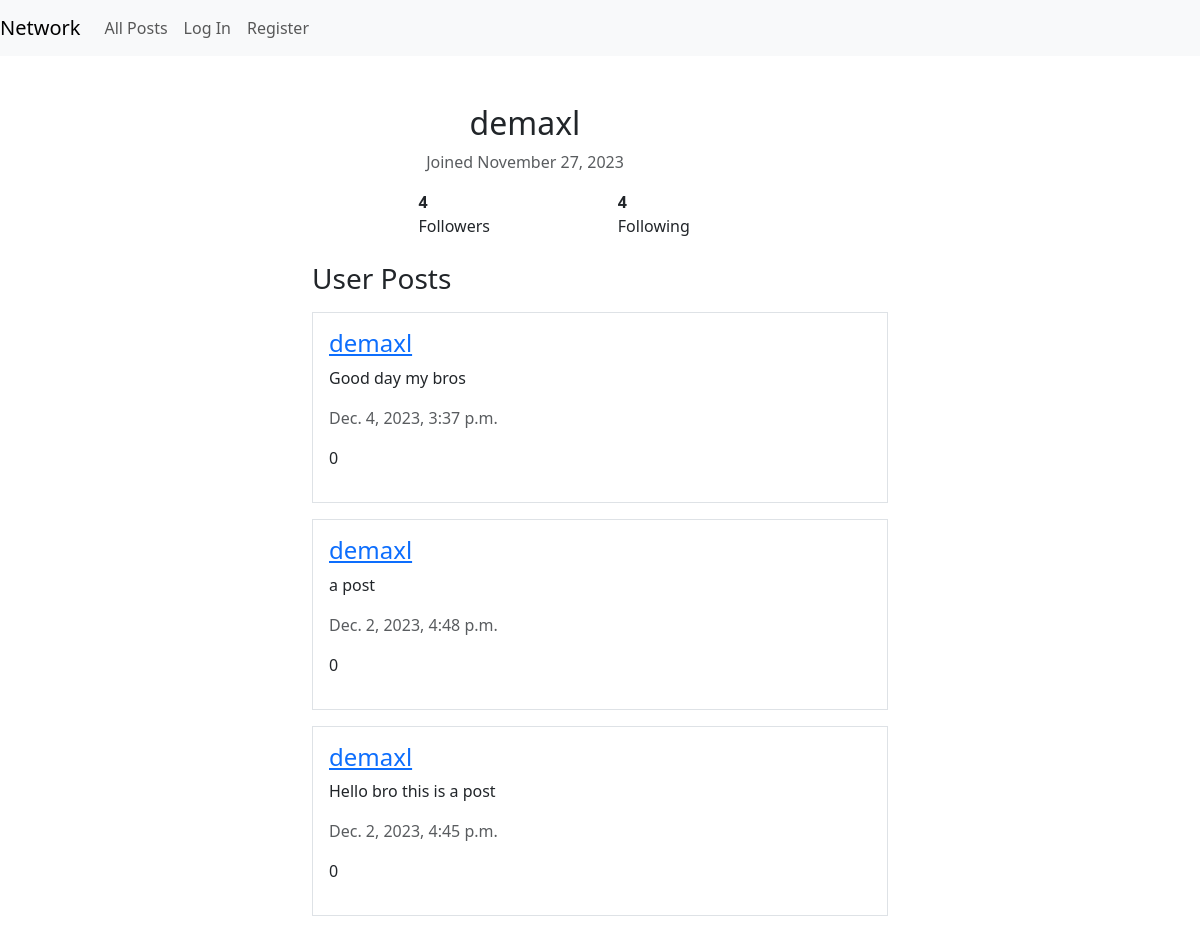
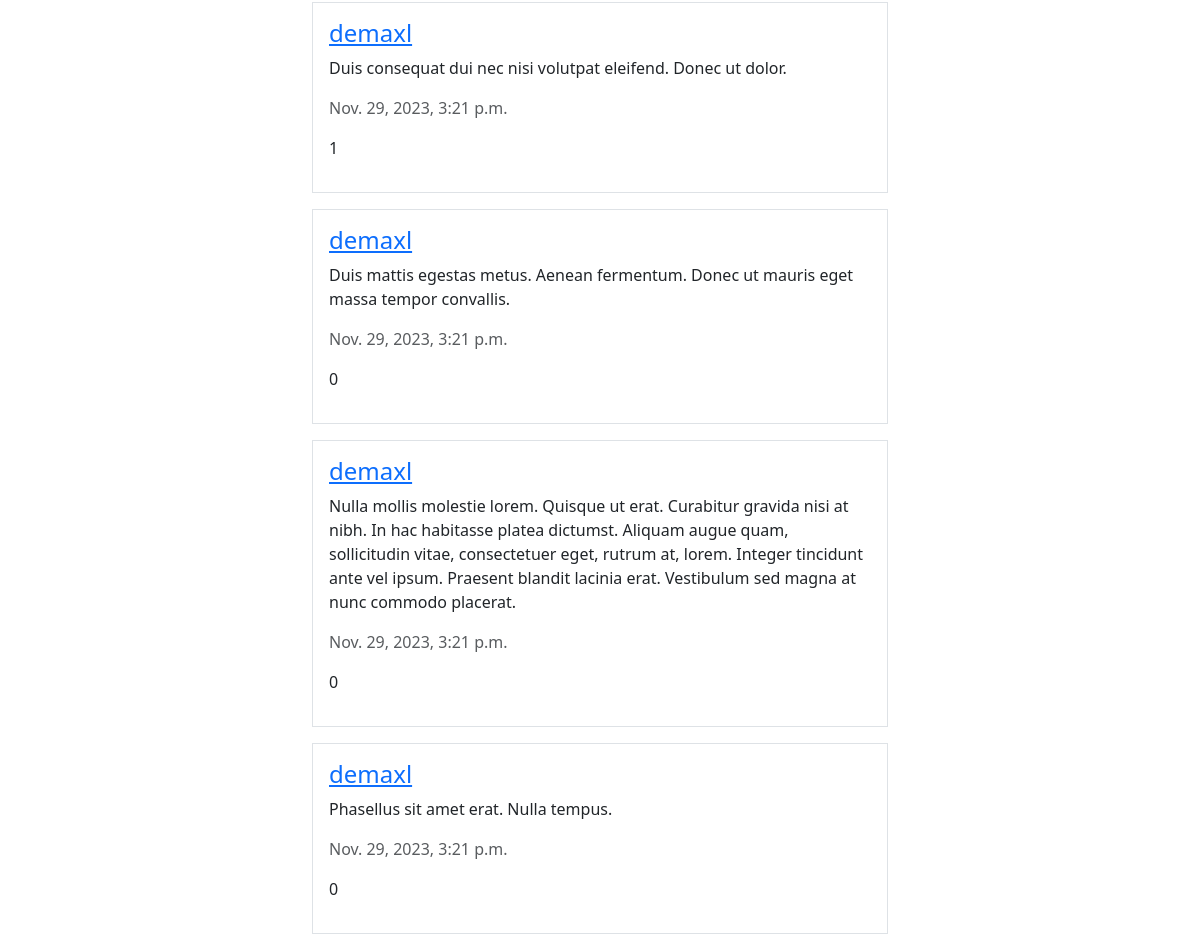
The app's page /users/demaxl/ (upper part), older data (2 pictures, top to bottom).
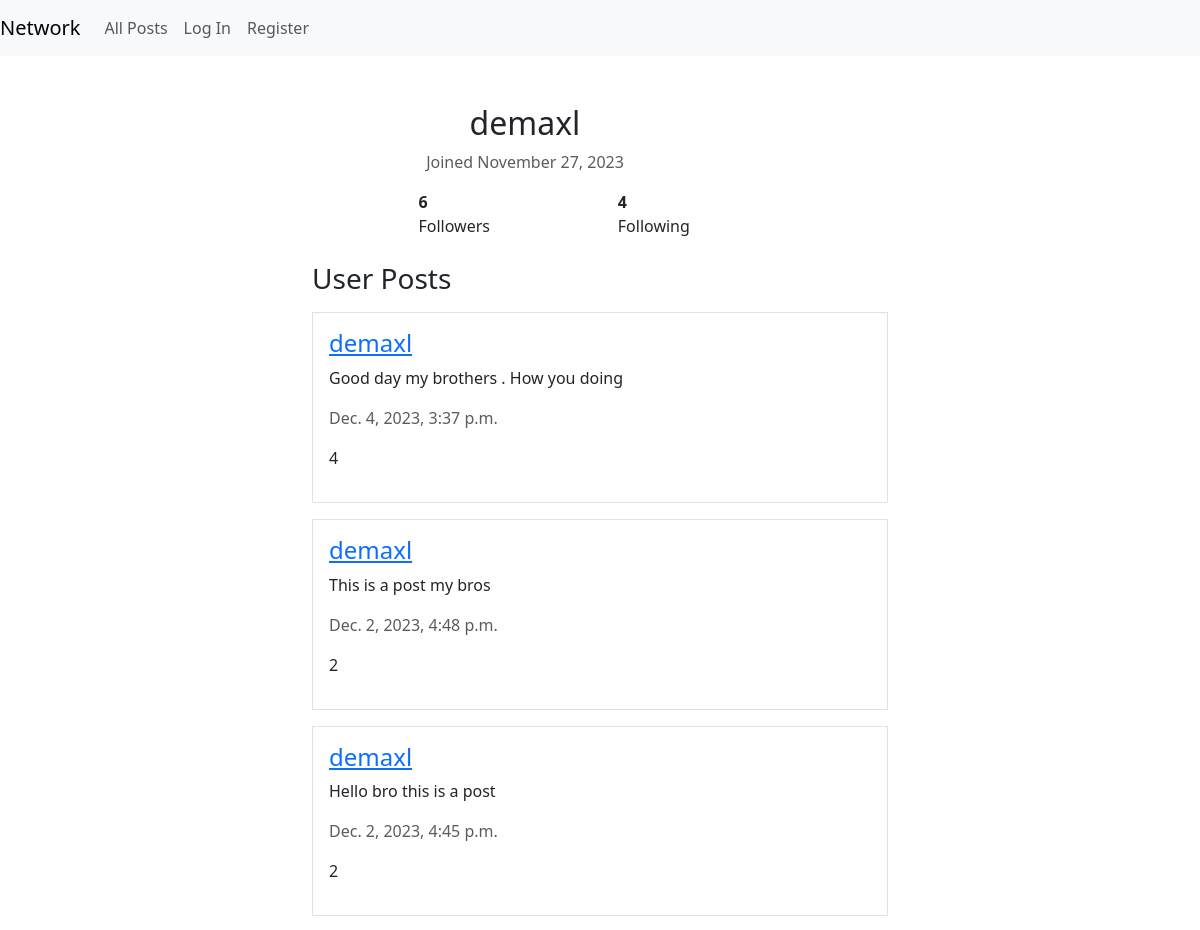
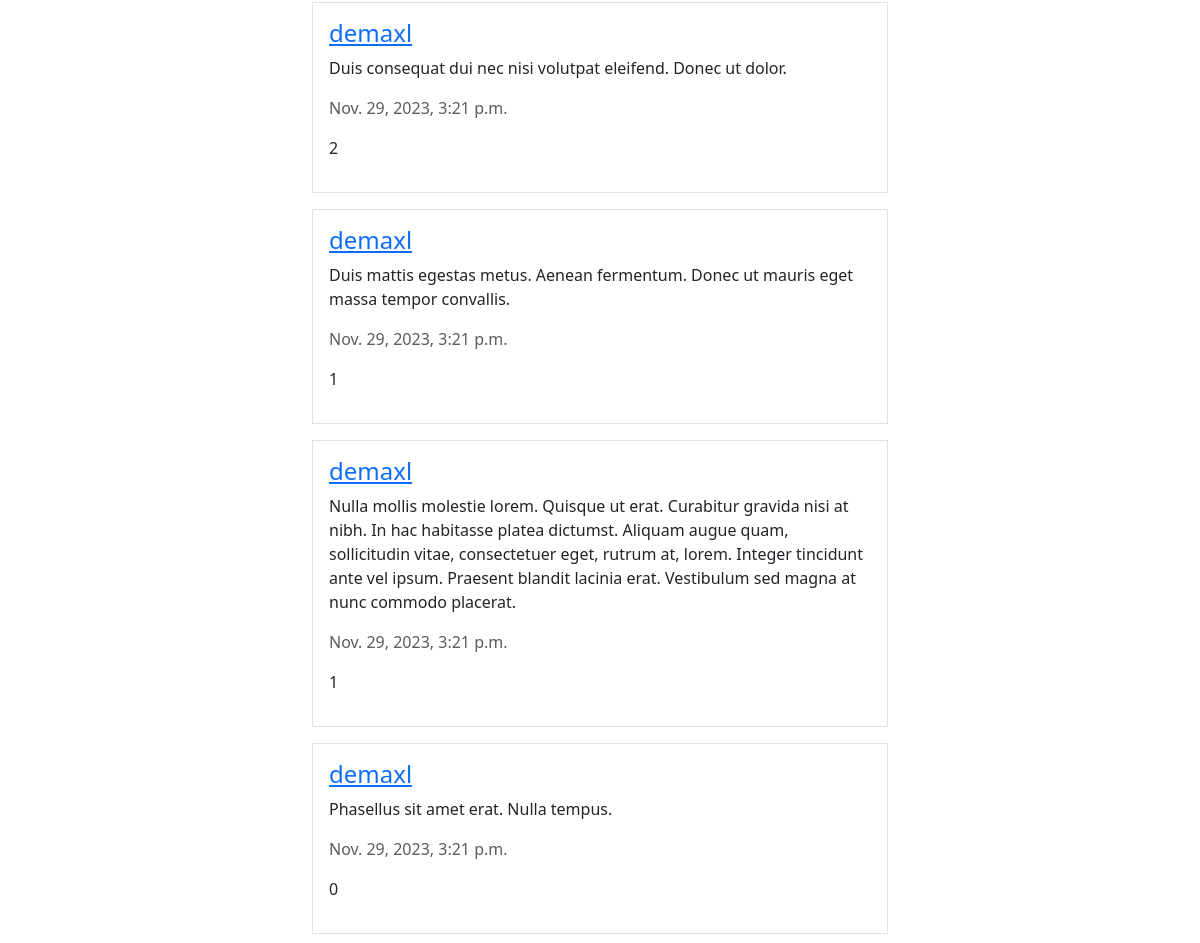
The same page, newer data (2 pictures, top to bottom).
### network/models.py (models this page shows, shortened)
class User(AbstractUser):
    def follow(self, user):
        Follow.objects.create(follower=self, following=user)

class Post(models.Model):
    poster = models.ForeignKey(User, on_delete=models.CASCADE, related_name="posts")
    body = models.TextField(max_length=1000)
    date_time = models.DateTimeField(auto_now_add=True)
    likes = models.ManyToManyField(User, related_name="liked_posts", blank=True)

### network/views.py (the view)
# urls.py: path("users/<str:username>/", views.profile_view, name="profile"),
def profile_view(request, username):
    user = get_object_or_404(User, username=username)
    return render(request, "network/profile.html", {
        "object": user,
        "page_obj": paginate(request, Post.objects.filter(poster=user).order_by("-date_time")),
        "is_following": request.user.is_following(user) if request.user.is_authenticated else False
    })

### network/views.py (called while the page is built)
def paginate(request, queryset):
    p = Paginator(queryset, 10)
    page_num = request.GET.get("page", 1)
    page_obj = p.get_page(page_num)
    return page_obj

### network/templates/network/profile.html (shortened to what this page needs)
{% extends "network/layout.html" %}
{% block body %}
<div class="container mt-5 mx-auto w-50">
    <div class="row">
        <div class="col-md-9">
            <h2 class="text-center">{{ object.username }}</h2>
            <p class="text-muted text-center">Joined {{ object.date_joined|date:"F d, Y" }}</p>
            <div class="d-flex mx-auto w-50" style="gap:60%">
                <div><strong id="follower-count">{{ object.followers.count }}</strong> Followers</div>
                <div><strong>{{ object.following.count }}</strong> Following</div>
            </div>
        </div>
    </div>
    <div class="row mt-4">
        <div class="col-md-12">
            <h3>User Posts</h3>
            {% for post in page_obj %}
                {% with post=post user=user counter=forloop.counter %}
                    {% include "network/post.html" with post=post user=user counter=counter %}
                {% endwith %}
            {% endfor %}
        </div>
    </div>
</div>
{% endblock body %}

### network/templates/network/post.html (shortened to what this page needs)
<div class="border my-3 p-3 post-container" data-post-id={{post.id}} id="post-{{ post.id }}">
    <h4 class="post-poster"><a href="{% url 'profile' post.poster %}">{{ post.poster }}</a></h4>
    <p class='post-body'>{{ post.body}} </p>
    <p class="text-muted">{{ post.date_time }}</p>
    <p>
        {{ post.likes.count }}
    </p>
</div>

Row changes from the older to the newer data that the page shows:
changed User "demaxl": followers.count "4" → "6"
changed Post: body "Good day my bros" → "Good day my brothers . How you doing"; likes.count "0" → "4"
changed Post: body "a post" → "This is a post my bros"; likes.count "0" → "2"
computed for Post "Hello bro this is a post": likes.count "0" → "2"
computed for Post "Duis consequat dui nec nisi volutpat eleifend. Donec ut dolor.": likes.count "1" → "2"
computed for Post (number 5 of 7 on the later page): likes.count "0" → "1"
computed for Post (number 6 of 7 on the later page): likes.count "0" → "1"
